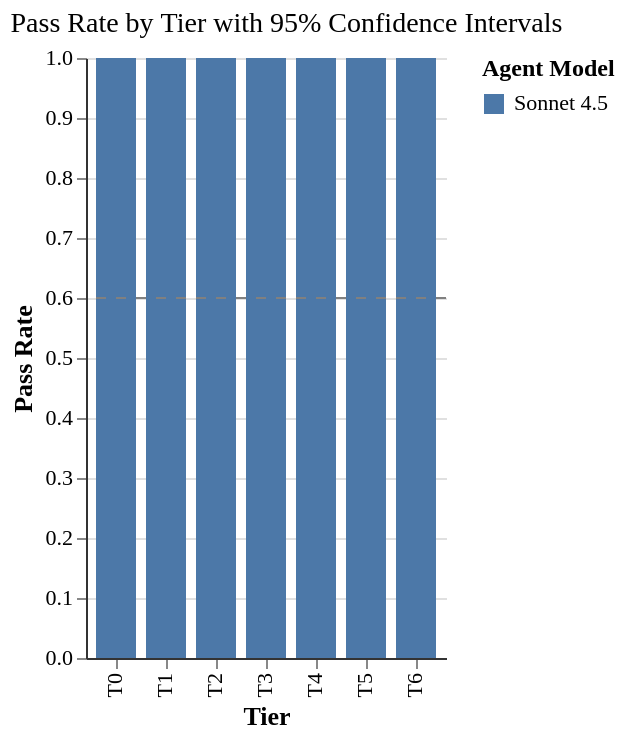

Vega-Lite specification for this chart:
### Vega-Lite specification from a JSON file in a GitHub repository (floating-point values rounded to 4 significant figures)
{"config": {"font": "serif", "axis": {"labelFontSize": 11, "titleFontSize": 13, "gridColor": "#e0e0e0", "domainColor": "#333333"}, "legend": {"labelFontSize": 11, "titleFontSize": 12}, "title": {"fontSize": 14, "anchor": "start", "fontWeight": "normal"}, "view": {"stroke": null, "continuousWidth": 400, "continuousHeight": 300, "strokeWidth": 0}, "mark": {"tooltip": true}}, "layer": [{"mark": {"type": "bar"}, "encoding": {"color": {"field": "agent_model", "scale": {"domain": ["Sonnet 4.5"], "range": ["#4C78A8"]}, "title": "Agent Model", "type": "nominal"}, "tooltip": [{"field": "tier", "title": "Tier", "type": "ordinal"}, {"field": "agent_model", "title": "Model", "type": "nominal"}, {"field": "pass_rate", "format": ".2%", "title": "Pass Rate", "type": "quantitative"}, {"field": "ci_low", "format": ".2%", "title": "95% CI Low", "type": "quantitative"}, {"field": "ci_high", "format": ".2%", "title": "95% CI High", "type": "quantitative"}], "x": {"field": "tier", "sort": ["T0", "T1", "T2", "T3", "T4", "T5", "T6"], "title": "Tier", "type": "ordinal"}, "xOffset": {"field": "agent_model", "type": "nominal"}, "y": {"field": "pass_rate", "scale": {"domain": [0, 1]}, "title": "Pass Rate", "type": "quantitative"}}}, {"mark": {"type": "errorbar"}, "encoding": {"x": {"field": "tier", "sort": ["T0", "T1", "T2", "T3", "T4", "T5", "T6"], "type": "ordinal"}, "xOffset": {"field": "agent_model", "type": "nominal"}, "y": {"field": "ci_low", "title": "", "type": "quantitative"}, "y2": {"field": "ci_high"}}}, {"data": {"name": "data-a4d39081b115174c8251faeb34d1001f"}, "mark": {"type": "rule", "color": "gray", "strokeDash": [5, 5]}, "encoding": {"y": {"field": "y", "type": "quantitative"}}}], "data": {"name": "data-d39e260551bc0737ffa122c6cd4afa5d"}, "title": "Pass Rate by Tier with 95% Confidence Intervals", "$schema": "https://vega.github.io/schema/vega-lite/v6.1.0.json", "datasets": {"data-d39e260551bc0737ffa122c6cd4afa5d": [{"agent_model": "Sonnet 4.5", "tier": "T0", "pass_rate": 1.0, "ci_low": 1.0, "ci_high": 1.0, "ci_error_low": 0.0, "ci_error_high": 0.0}, {"agent_model": "Sonnet 4.5", "tier": "T1", "pass_rate": 1.0, "ci_low": 1.0, "ci_high": 1.0, "ci_error_low": 0.0, "ci_error_high": 0.0}, {"agent_model": "Sonnet 4.5", "tier": "T2", "pass_rate": 1.0, "ci_low": 1.0, "ci_high": 1.0, "ci_error_low": 0.0, "ci_error_high": 0.0}, {"agent_model": "Sonnet 4.5", "tier": "T3", "pass_rate": 1.0, "ci_low": 1.0, "ci_high": 1.0, "ci_error_low": 0.0, "ci_error_high": 0.0}, {"agent_model": "Sonnet 4.5", "tier": "T4", "pass_rate": 1.0, "ci_low": 1.0, "ci_high": 1.0, "ci_error_low": 0.0, "ci_error_high": 0.0}, {"agent_model": "Sonnet 4.5", "tier": "T5", "pass_rate": 1.0, "ci_low": 1.0, "ci_high": 1.0, "ci_error_low": 0.0, "ci_error_high": 0.0}, {"agent_model": "Sonnet 4.5", "tier": "T6", "pass_rate": 1.0, "ci_low": 1.0, "ci_high": 1.0, "ci_error_low": 0.0, "ci_error_high": 0.0}], "data-a4d39081b115174c8251faeb34d1001f": [{"y": 0.6}]}}
